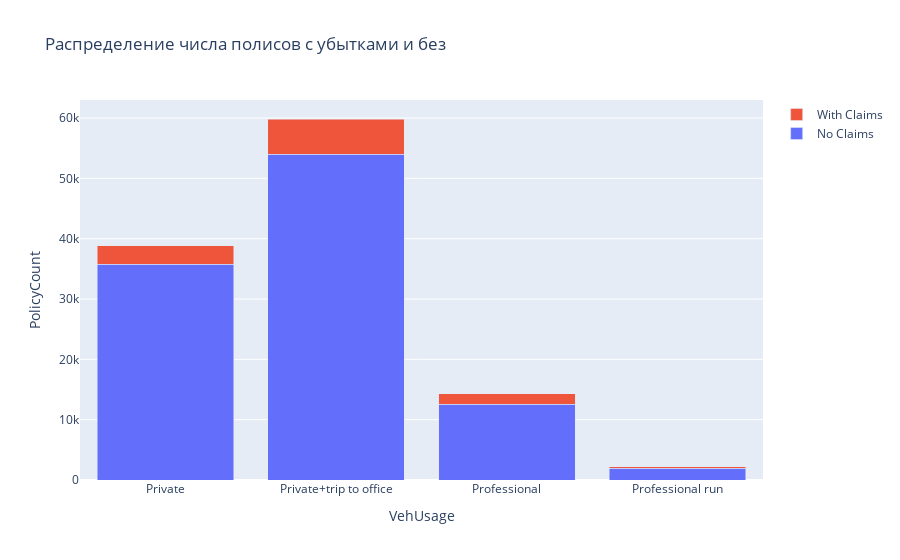

The code cell stored with this chart in its notebook:
### Code cell
fig = go.Figure(data=[go.Bar(name='No Claims', x=df_group_usage.VehUsage, y=df_group_usage.NoClaimCount),
                      go.Bar(name='With Claims', x=df_group_usage.VehUsage, y=df_group_usage.ClaimCount)])
fig.update_layout(barmode='stack', xaxis_title='VehUsage', yaxis_title='PolicyCount',title='Распределение числа полисов с убытками и без')
fig.show()

### Figure 1 — Plotly figure (JSON) as saved in the notebook; plotly's stock layout.template omitted (floating-point values rounded to 4 significant figures)
{"data": [{"name": "No Claims", "type": "bar", "x": ["Private", "Private+trip to office", "Professional", "Professional run"], "y": [35773, 54022, 12584, 1907]}, {"name": "With Claims", "type": "bar", "x": ["Private", "Private+trip to office", "Professional", "Professional run"], "y": [3066, 5812, 1718, 273]}], "layout": {"barmode": "stack", "title": {"text": "Распределение числа полисов с убытками и без"}, "xaxis": {"title": {"text": "VehUsage"}}, "yaxis": {"title": {"text": "PolicyCount"}}}}
